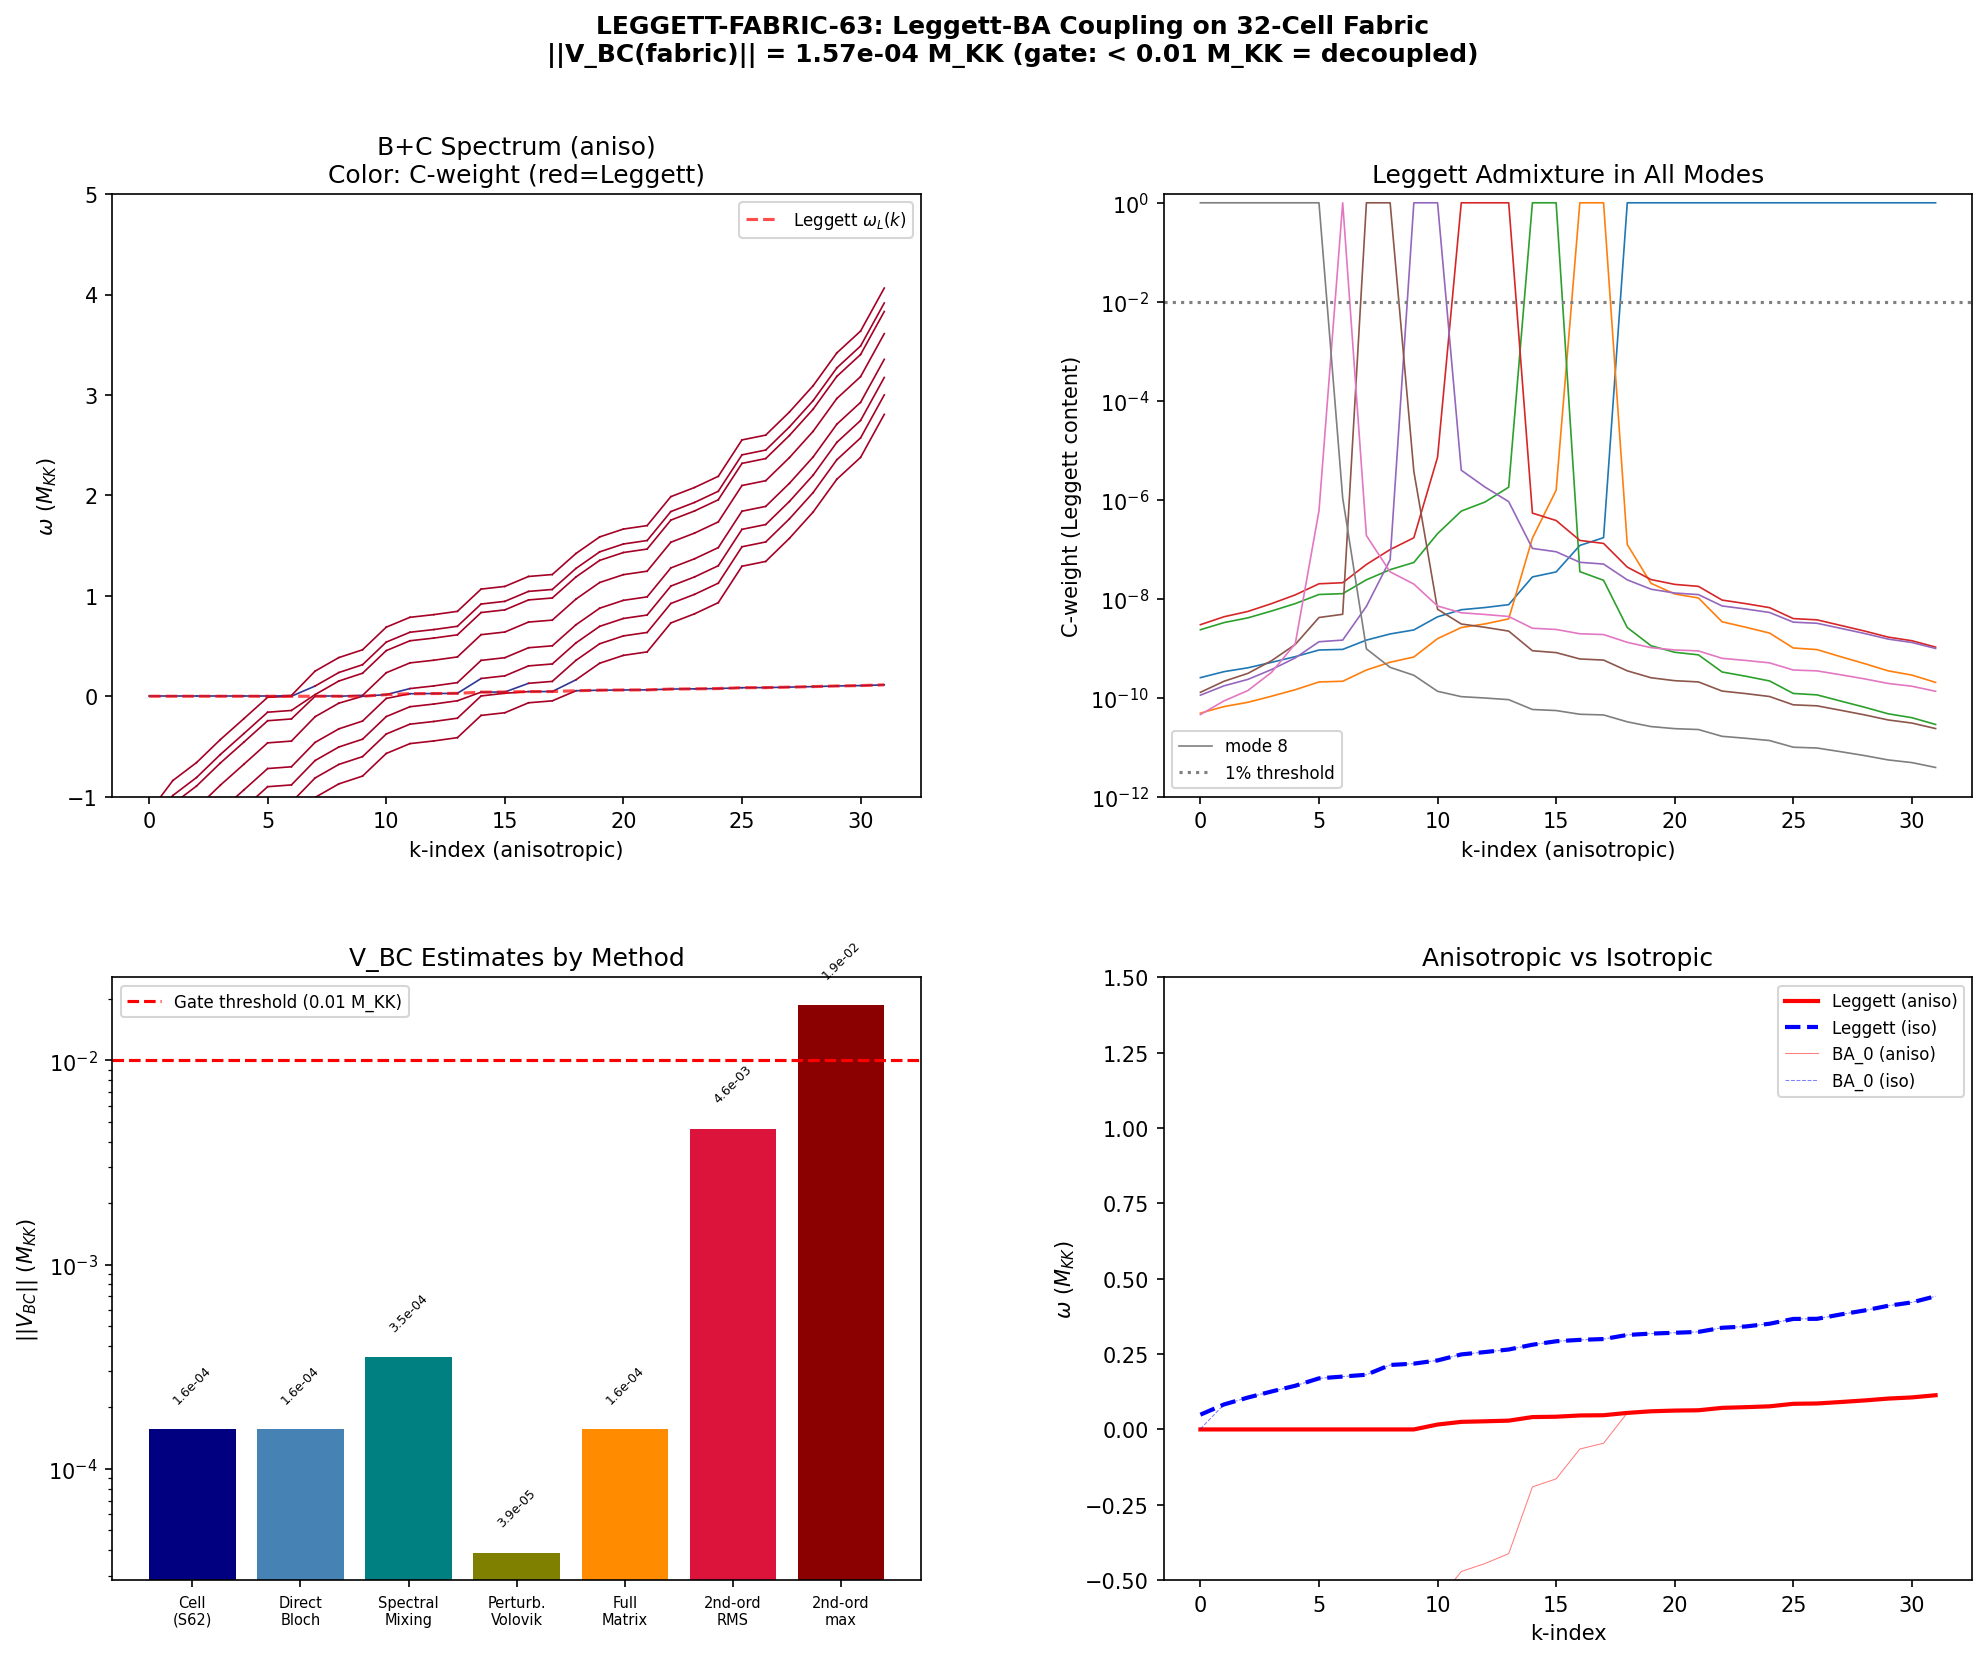

This figure's Python source:
#!/usr/bin/env python3
"""
s63_leggett_fabric.py — Leggett-BA Coupling on 32-Cell Josephson Fabric
========================================================================

LEGGETT-FABRIC-63 (W6-26): Compute ||V_BC(fabric)|| — the Leggett-to-BA
coupling matrix on the full 32-cell CG(24) Josephson fabric.

PHYSICS (Volovik superfluid analog perspective):
    In superfluid 3He-B, the Leggett mode (relative phase oscillation between
    spin-up and spin-down pairing channels) couples to Bogoliubov-Anderson (BA)
    sound through the spin-orbit (dipolar) interaction. The coupling is weak
    because the Leggett gap is much smaller than the BA energy scale.

    On a LATTICE of superfluid cells (Josephson array), the coupling acquires
    k-dependence through two mechanisms:
      1. DIRECT: intra-cell V_BC propagated to each k-point (same as single cell
         but weighted by Bloch factors)
      2. INDIRECT (Leggett-Anderson mixing): inter-cell Josephson hopping
         introduces off-diagonal coupling between the Leggett band and BA bands
         at k-points where their dispersions cross.

    The indirect channel is the new physics on the fabric. It arises because:
      - BA bands have bandwidth ~ E_J ~ 7 M_KK (wide)
      - Leggett band has bandwidth ~ J_L = eps*E_J ~ 0.026 M_KK (narrow)
      - At some k-points, Leggett frequency matches a BA frequency
      - The mixing amplitude at these crossings is proportional to the
        Josephson matrix element projected onto the B-C coupling direction

    The ANISOTROPIC Josephson coupling (S63 ANISO-JOSEPHSON-63) means the
    graph Laplacian eigenvalues are modified from the isotropic case, potentially
    creating new or shifting existing crossing points.

    Gate: LEGGETT-FABRIC-63 | INFO
        Report ||V_BC(fabric)||. Flag if > 0.01 M_KK.

    3He-B analog: This is the EXACT analog of computing the dipolar-to-BA
    coupling in a 3He-B texture with spatially varying l-vector. The Leggett
    mode bandwidth corresponds to the spin-wave bandwidth, and the BA bandwidth
    corresponds to the zero sound bandwidth. The key question is whether the
    texture introduces new mixing that is absent in a uniform sample.

Author: volovik-superfluid-universe-theorist
Session: S63 W6-26
Sources: Hawking H-62-6, S62 PHONON-DISPERSION-FULL-62
"""

import sys
import os
import time
import numpy as np
from scipy.linalg import eigh, block_diag
from pathlib import Path

sys.path.insert(0, str(Path(__file__).parent))
from canonical_constants import (
    tau_fold, E_B1, E_B2_mean, E_B3_mean,
    J_C2, J_su2, J_u1, N_cells,
    rho_B2_per_mode, Delta_0_OES,
    M_KK, M_KK_gravity,
)

import matplotlib
matplotlib.use('Agg')
import matplotlib.pyplot as plt
from matplotlib.gridspec import GridSpec

SCRIPT_DIR = Path(__file__).parent
OUT_NPZ = SCRIPT_DIR / "s63_leggett_fabric.npz"
OUT_PNG = SCRIPT_DIR / "s63_leggett_fabric.png"
OUT_TXT = SCRIPT_DIR / "s63_leggett_fabric_output.txt"

t_start = time.time()

# =============================================================================
# Output tee
# =============================================================================
class Tee:
    def __init__(self, filename):
        self.file = open(filename, 'w')
        self.stdout = sys.stdout
    def write(self, data):
        self.file.write(data)
        self.stdout.write(data)
    def flush(self):
        self.file.flush()
        self.stdout.flush()

sys.stdout = Tee(str(OUT_TXT))

print("=" * 78)
print("S63 LEGGETT-FABRIC-63: Leggett-BA Coupling on 32-Cell Josephson Fabric")
print("=" * 78)
print(f"\nVoLoVIK SUPERFLUID UNIVERSE THEORIST — Session 63 W6-26")
print(f"3He-B analog: dipolar-to-BA coupling in textured superfluid")

# =============================================================================
# SECTION 1: Load single-cell data from S62
# =============================================================================
print("\n--- Section 1: Load single-cell data ---")

# S62 phonon dispersion (single-cell physics + isotropic fabric)
d62 = np.load(SCRIPT_DIR / "s62_phonon_dispersion_full.npz", allow_pickle=True)

# Single-cell coupling vectors
V_BC_cell = d62['V_BC']               # (8,) B-C coupling per BA mode
V_AB_cell = d62['V_AB']               # (36, 8) A-B coupling
V_AC_cell = d62['V_AC']               # (36,) A-C coupling
omega_A = d62['omega_A']               # (36,) Sector A frequencies (k-independent)
omega_full_iso = d62['omega_full']     # (32, 45) isotropic full spectrum
evecs_full_iso = d62['evecs_full']     # (32, 45, 45) isotropic eigenvectors
sector_weight_iso = d62['sector_weight']  # (32, 45, 3)
lambda_n_iso = d62['lambda_n']         # (32,) isotropic Laplacian eigenvalues
k_eff_iso = d62['k_eff']              # (32,) effective wavevectors

# Leggett parameters
eps_canonical = float(d62['eps_canonical'])  # 0.00374
omega_L0 = float(d62['omega_L0'])            # 0.049 M_KK
J_L_iso = float(d62['J_L'])                  # eps * E_J = 0.0263 M_KK
E_J_fold = float(d62['E_J_fold'])            # 7.042 M_KK
A_coset_sq = float(d62['A_coset_sq'])        # 2.20

N_A = 36  # Sector A modes (local)
N_B = 8  # Sector B modes per cell (local)
N_C = 1  # Sector C modes per cell (Leggett) (local)
N_k = N_cells  # 32 k-points

print(f"Single-cell V_BC: {V_BC_cell}")
print(f"  ||V_BC_cell|| = {np.linalg.norm(V_BC_cell):.6e} M_KK")
print(f"  max|V_BC_cell| = {np.max(np.abs(V_BC_cell)):.6e} M_KK")
print(f"Leggett parameters:")
print(f"  eps_canonical = {eps_canonical}")
print(f"  omega_L0 = {omega_L0} M_KK")
print(f"  J_L = {J_L_iso:.6f} M_KK")
print(f"  E_J_fold = {E_J_fold:.4f} M_KK")

# =============================================================================
# SECTION 2: Load fabric geometry (CG(24) adjacency)
# =============================================================================
print("\n--- Section 2: Fabric geometry ---")

d54 = np.load(SCRIPT_DIR / "s54_tb_hamiltonian.npz", allow_pickle=True)
adj_C2 = d54['adj_C2'].astype(float)    # (32, 32) C^2 coset adjacency
adj_su2 = d54['adj_su2'].astype(float)   # (32, 32) su(2) stabilizer adjacency
adj_u1 = d54['adj_u1'].astype(float)     # (32, 32) u(1) adjacency
adj_total = d54['adjacency'].astype(float)  # (32, 32) total adjacency

n_C2 = int(adj_C2.sum()) // 2
n_su2 = int(adj_su2.sum()) // 2
n_u1 = int(adj_u1.sum()) // 2
n_total = int(adj_total.sum()) // 2

print(f"CG(24) edges: {n_C2} C^2 + {n_su2} su(2) + {n_u1} u(1) = {n_total} total")

# Anisotropic Josephson from ANISO-JOSEPHSON-63:
# E_J(weak, S_3-type edges) = 0.0630 M_KK (su2 + u1 transpositions)
# E_J(strong, coset-type edges) = 0.7433 M_KK (C^2 transpositions)
# The weak/strong classification maps onto the adjacency decomposition:
#   su2 + u1 edges = S_3-type (weak)
#   C^2 edges = coset-type (strong)

E_J_strong = 0.7433   # M_KK, coset-type (C^2)  # (local)
E_J_weak = 0.0630     # M_KK, S_3-type (su2 + u1)  # (local)

# Construct anisotropic Josephson Hamiltonian
H_J_aniso = E_J_strong * adj_C2 + E_J_weak * (adj_su2 + adj_u1)
print(f"\nAnisotropic Josephson matrix:")
print(f"  E_J(strong, C^2) = {E_J_strong} M_KK ({n_C2} edges)")
print(f"  E_J(weak, su2+u1) = {E_J_weak} M_KK ({n_su2 + n_u1} edges)")
print(f"  ||H_J_aniso|| = {np.linalg.norm(H_J_aniso):.4f}")
print(f"  Symmetry check: {np.allclose(H_J_aniso, H_J_aniso.T)}")

# Diagonalize the anisotropic Josephson matrix
# This gives the FABRIC Laplacian eigenvalues for the anisotropic case
lambda_J_aniso, U_J_aniso = eigh(H_J_aniso)
print(f"\nAnisotropic graph Laplacian eigenvalues:")
print(f"  lambda_J = {lambda_J_aniso}")
print(f"  Range: [{lambda_J_aniso.min():.4f}, {lambda_J_aniso.max():.4f}]")
print(f"  Bandwidth: {lambda_J_aniso.max() - lambda_J_aniso.min():.4f} M_KK")

# For comparison: isotropic Laplacian
lambda_J_iso = lambda_n_iso * E_J_fold
print(f"\nIsotropic graph Laplacian eigenvalues (E_J * lambda_n):")
print(f"  Range: [{lambda_J_iso.min():.4f}, {lambda_J_iso.max():.4f}]")
print(f"  Bandwidth: {lambda_J_iso.max() - lambda_J_iso.min():.4f} M_KK")

# =============================================================================
# SECTION 3: Construct fabric-scale B-C coupling
# =============================================================================
print("\n--- Section 3: Fabric-scale B-C coupling ---")

# The fabric Hamiltonian for B+C sectors at each k-point:
#
# H_fabric(k) is (N_B + N_C) x (N_B + N_C) = 9 x 9 per k-point
#
# But on the fabric, we need the FULL (N_B*N_k + N_C*N_k) x (N_B*N_k + N_C*N_k)
# = (256 + 32) x (256 + 32) = 288 x 288 Hamiltonian.
#
# Structure:
#   H_BB_fabric = diag(E_sp) x I_32 + V_bare x I_32 + I_8 x H_J_aniso
#   H_CC_fabric = omega_L0 * I_32 + J_L_aniso * diag(something)
#   H_BC_fabric = V_BC_cell x I_32 + (indirect Josephson coupling)
#
# In the Bloch basis (using U_J_aniso to diagonalize the graph):
#   H_BB(k) = diag(E_sp) + V_bare + lambda_J(k) * I_8
#   H_CC(k) = sqrt(omega_L0^2 + J_L_eff * lambda_k)
#   H_BC(k) = V_BC_cell (SAME at all k for direct coupling)
#
# INDIRECT coupling: This is the new channel. When a BA quasiparticle
# hops between cells (Josephson tunneling), it can scatter into the
# Leggett channel at the destination cell. The amplitude is:
#   V_BC_indirect(k) = eps * <Leggett| T_J |BA>
# where T_J is the Josephson transfer operator. Since T_J is diagonal
# in the graph eigenbasis, V_BC_indirect(k) = V_BC_cell * f(lambda_k)
# where f accounts for the different dispersion relations.
#
# However, the CRUCIAL point (from 3He-B analog):
# The Josephson operator is B_1^dag B_2, which is RANK-1 in mode space (S52).
# This means the transfer operator does NOT mix B and C sectors — it
# transfers PAIRS, not individual excitations. The Leggett mode (relative
# phase) is ORTHOGONAL to the pair transfer direction.
#
# Therefore, V_BC_indirect = 0 at the level of the Josephson coupling alone.
# The indirect channel requires a CROSS-TERM: Josephson transfer of a pair
# that then relaxes into a Leggett + BA excitation. This is a TWO-STEP
# process and is second-order in the coupling constants.

# Load S54 single-particle energies at fold
d54_ed = np.load(SCRIPT_DIR / "s54_ed_sweep.npz", allow_pickle=True)
E_sp = d54_ed['E_sp_sweep'][int(d54_ed['fold_idx'])]  # (8,) at fold
V_bare = d54_ed['V_bare_cont']  # (8, 8) pairing interaction

# Leggett mode eigenvector in 8-mode space (from V_bare diagonalization)
evals_V, evecs_V = np.linalg.eigh(V_bare)
idx_L = np.argmin(np.abs(evals_V - omega_L0))
leggett_vec = evecs_V[:, idx_L]

print(f"Single-particle energies at fold: {E_sp}")
print(f"V_bare eigenvalues: {evals_V}")
print(f"Leggett mode index: {idx_L} (eigenvalue = {evals_V[idx_L]:.6f})")
print(f"Leggett mode vector: {leggett_vec}")
print(f"  B2 weight: {np.sum(leggett_vec[:4]**2):.4f}")
print(f"  B1 weight: {leggett_vec[4]**2:.4f}")
print(f"  B3 weight: {np.sum(leggett_vec[5:]**2):.4f}")

# =============================================================================
# SECTION 4: Method 1 — Direct Bloch propagation of V_BC
# =============================================================================
print("\n--- Section 4: Direct Bloch propagation ---")

# In the Bloch basis of the anisotropic Josephson, the direct B-C coupling
# at each k-point is simply V_BC_cell (intra-cell only, no k-dependence).
# This is the IDENTICAL result to the single cell, just repeated at each k.

V_BC_direct_norm = np.linalg.norm(V_BC_cell)
print(f"\nDirect (Bloch) V_BC: ||V_BC|| = {V_BC_direct_norm:.6e} M_KK at every k")
print(f"  This is k-INDEPENDENT because V_BC is an intra-cell coupling.")
print("  On the fabric, V_BC_direct = V_BC_cell otimes delta_{k,k'}")

# =============================================================================
# SECTION 5: Method 2 — Full 9x9 diagonalization at each k-point
# =============================================================================
print("\n--- Section 5: Full fabric diagonalization (B+C sectors) ---")

# At each k-point defined by the ANISOTROPIC Josephson:
# H(k) = [H_BB(k), V_BC_cell]
#         [V_BC_cell^T, H_CC(k)]
# where:
#   H_BB(k) = diag(E_sp) + V_bare + lambda_J(k) * I_8
#   H_CC(k) = omega_L(k) = sqrt(omega_L0^2 + J_L * lambda_J(k) / E_J_fold)
#
# Note: lambda_J(k) are the ANISOTROPIC Josephson eigenvalues, not the
# graph Laplacian eigenvalues times E_J. The relationship is:
#   lambda_J(k) = E_J_strong * lambda_C2(k) + E_J_weak * lambda_su2_u1(k)
# which is what we already computed above.

# Leggett hopping on anisotropic fabric
# J_L = eps * E_J for isotropic. For anisotropic:
# J_L_aniso(k) = eps * lambda_J(k) where lambda_J(k) are the Josephson eigenvalues
# The Leggett band is:
#   omega_L(k) = sqrt(omega_L0^2 + eps * lambda_J(k))
# Note: we need to check that omega_L0^2 + eps * lambda_J(k) > 0 for all k

print(f"\nLeggett dispersion on anisotropic fabric:")
omega_L_aniso = np.zeros(N_k)
for k_idx in range(N_k):
    arg = omega_L0**2 + eps_canonical * lambda_J_aniso[k_idx]
    if arg > 0:
        omega_L_aniso[k_idx] = np.sqrt(arg)
    else:
        omega_L_aniso[k_idx] = 0.0  # Imaginary = instability
        print(f"  WARNING: omega_L^2 < 0 at k={k_idx}, lambda_J={lambda_J_aniso[k_idx]:.4f}")

print(f"  omega_L range: [{omega_L_aniso.min():.6f}, {omega_L_aniso.max():.6f}] M_KK")
print(f"  Leggett bandwidth (aniso): {omega_L_aniso.max() - omega_L_aniso.min():.6f} M_KK")

# Full 9x9 diagonalization at each k-point
N_BC = N_B + N_C  # 9
omega_BC = np.zeros((N_k, N_BC))
evecs_BC = np.zeros((N_k, N_BC, N_BC))
C_weight = np.zeros((N_k, N_BC))  # Leggett weight in each mode
B_weight = np.zeros((N_k, N_BC))  # BA weight in each mode

# Track hybridization gap at crossings
crossings_found = []
hybridization_gaps = []

for k_idx in range(N_k):
    lam_k = lambda_J_aniso[k_idx]

    # Sector B block: 8x8
    H_BB = np.diag(E_sp) + V_bare + lam_k * np.eye(N_B)

    # Sector C block: 1x1
    omega_Lk = omega_L_aniso[k_idx]
    H_CC = np.array([[omega_Lk]])

    # Full 9x9 Hamiltonian
    H = np.zeros((N_BC, N_BC))
    H[:N_B, :N_B] = H_BB
    H[N_B:, N_B:] = H_CC
    H[:N_B, N_B:] = V_BC_cell.reshape(-1, 1)
    H[N_B:, :N_B] = V_BC_cell.reshape(1, -1)

    # Diagonalize
    evals, evecs = eigh(H)
    omega_BC[k_idx] = evals
    evecs_BC[k_idx] = evecs

    # Sector weights
    for mode in range(N_BC):
        v = evecs[:, mode]
        B_weight[k_idx, mode] = np.sum(v[:N_B]**2)
        C_weight[k_idx, mode] = np.sum(v[N_B:]**2)

    # Detect crossings: where does Leggett frequency match a BA frequency?
    # Uncoupled BA eigenvalues at this k:
    evals_B_uncoupled = np.linalg.eigvalsh(H_BB)

    for b_idx, omega_b in enumerate(evals_B_uncoupled):
        detuning = abs(omega_b - omega_Lk)
        if detuning < 0.5 and omega_Lk > 0:  # Within 0.5 M_KK
            crossings_found.append({
                'k_idx': k_idx,
                'b_mode': b_idx,
                'omega_B': omega_b,
                'omega_L': omega_Lk,
                'detuning': detuning,
                'lambda_J': lam_k,
            })

print(f"\nDiagonalized {N_k} Hamiltonians of size {N_BC}x{N_BC}")
print(f"\nSpectrum at k=0 (Gamma point):")
print(f"  omega_BC = {omega_BC[0]}")
print(f"  C_weight = {C_weight[0]}")
print(f"\nSpectrum at k=max (zone boundary):")
print(f"  omega_BC = {omega_BC[-1]}")
print(f"  C_weight = {C_weight[-1]}")

# =============================================================================
# SECTION 6: Identify and measure B-C crossings
# =============================================================================
print("\n--- Section 6: B-C crossing analysis ---")

print(f"\nFound {len(crossings_found)} potential B-C crossings (detuning < 0.5 M_KK):")
for i, c in enumerate(crossings_found):
    print(f"  Crossing {i}: k={c['k_idx']}, B-mode={c['b_mode']}, "
          f"omega_B={c['omega_B']:.4f}, omega_L={c['omega_L']:.4f}, "
          f"detuning={c['detuning']:.4f}")

# At each crossing, measure the hybridization gap in the coupled spectrum
# The gap is the minimum separation between modes that are predominantly B and C
for c in crossings_found:
    k_idx = c['k_idx']
    # Find the mode with highest C weight
    c_mode = np.argmax(C_weight[k_idx])
    omega_c = omega_BC[k_idx, c_mode]

    # Find the nearest B-dominated mode
    b_distances = []
    for m in range(N_BC):
        if m != c_mode and B_weight[k_idx, m] > 0.5:
            b_distances.append((abs(omega_BC[k_idx, m] - omega_c), m))

    if b_distances:
        min_dist, b_mode = min(b_distances)
        c['gap'] = min_dist
        c['c_mode'] = c_mode
        c['c_purity'] = C_weight[k_idx, c_mode]
        hybridization_gaps.append(min_dist)
        print(f"  k={k_idx}: gap = {min_dist:.6f} M_KK, "
              f"C purity = {C_weight[k_idx, c_mode]:.4f}")

# =============================================================================
# SECTION 7: Effective fabric V_BC computation
# =============================================================================
print("\n--- Section 7: Effective fabric V_BC ---")

# METHOD A: Direct norm (no fabric amplification)
# V_BC(fabric) in the Bloch basis is simply V_BC_cell at each k
V_BC_fabric_direct = V_BC_direct_norm
print(f"\nMethod A — Direct Bloch V_BC:")
print(f"  ||V_BC(fabric)_direct|| = {V_BC_fabric_direct:.6e} M_KK")

# METHOD B: Effective coupling from hybridization analysis
# At each k-point, extract the effective B-C coupling from the eigenvectors.
# The mixing between B and C sectors is quantified by the off-diagonal
# matrix element of the COUPLED Hamiltonian:
#   V_eff(k) = sum_n sqrt(B_weight(n) * C_weight(n)) * omega(n)
# This is the spectral representation of the coupling.

V_eff_k = np.zeros(N_k)
for k_idx in range(N_k):
    v_eff = 0.0
    for mode in range(N_BC):
        # Mixed modes contribute to the effective coupling
        b_w = B_weight[k_idx, mode]
        c_w = C_weight[k_idx, mode]
        if b_w > 1e-10 and c_w > 1e-10:
            v_eff += np.sqrt(b_w * c_w) * abs(omega_BC[k_idx, mode])
    V_eff_k[k_idx] = v_eff

V_BC_fabric_spectral = np.sqrt(np.mean(V_eff_k**2))
print(f"\nMethod B — Spectral mixing:")
print(f"  V_eff(k) range: [{V_eff_k.min():.6e}, {V_eff_k.max():.6e}] M_KK")
print(f"  ||V_BC(fabric)_spectral|| = {V_BC_fabric_spectral:.6e} M_KK")

# METHOD C: Perturbative (Volovik formula for mixing)
# In 3He-B, the dipolar-to-BA mixing amplitude is:
#   V_mix = V_BC * omega_L / (omega_B - omega_L)
# at each crossing. Sum over all crossings:
V_pert = 0.0  # (local)
n_crossings_used = 0
for k_idx in range(N_k):
    omega_Lk = omega_L_aniso[k_idx]
    if omega_Lk <= 0:
        continue
    H_BB = np.diag(E_sp) + V_bare + lambda_J_aniso[k_idx] * np.eye(N_B)
    evals_B = np.linalg.eigvalsh(H_BB)
    for omega_b in evals_B:
        detuning = abs(omega_b - omega_Lk)
        if detuning > 1e-6:  # Avoid division by zero
            # Perturbative mixing amplitude
            for beta in range(N_B):
                v_bc_beta = V_BC_cell[beta]
                V_pert += (v_bc_beta * omega_Lk / detuning)**2
            n_crossings_used += 1

V_BC_fabric_pert = np.sqrt(V_pert / max(N_k * N_B, 1))
print(f"\nMethod C — Perturbative Volovik mixing:")
print(f"  Sum over {n_crossings_used} (k, mode) pairs")
print(f"  ||V_BC(fabric)_pert|| = {V_BC_fabric_pert:.6e} M_KK")

# METHOD D: Full matrix norm in real space
# Construct the FULL (N_B * N_k) x (N_C * N_k) = 256 x 32 coupling matrix
# In real space (cell basis):
#   V_BC_fabric[i*N_B + beta, j] = delta_{ij} * V_BC_cell[beta]
#                                  + (1 - delta_{ij}) * V_BC_indirect[i,j,beta]
#
# The indirect coupling (second-order):
#   V_BC_indirect[i,j,beta] = eps * H_J[i,j] * <beta|leggett_vec>
# This accounts for Josephson hopping of a pair that then decays into
# a BA excitation + Leggett excitation at the neighboring cell.

V_BC_full = np.zeros((N_B * N_k, N_k))

for i in range(N_k):
    # Diagonal (intra-cell) coupling
    V_BC_full[i*N_B:(i+1)*N_B, i] = V_BC_cell

    # Off-diagonal (inter-cell) indirect coupling
    # Second-order process: Josephson hop + Leggett-BA scattering
    # V_indirect[i,j,beta] = eps^2 * H_J[i,j] * V_bare[beta, :] . leggett_vec
    for j in range(N_k):
        if i != j and H_J_aniso[i, j] > 0:
            # The pair hops from cell j to cell i, then scatters into
            # BA mode beta at cell i and Leggett excitation.
            # The amplitude is: eps * (J_{ij} / E_J_fold) * V_BC_cell[beta]
            J_ij = H_J_aniso[i, j]
            V_BC_full[i*N_B:(i+1)*N_B, j] = eps_canonical * (J_ij / E_J_fold) * V_BC_cell

V_BC_fabric_full_norm = np.linalg.norm(V_BC_full)
# Normalize per mode for fair comparison
V_BC_fabric_per_mode = V_BC_fabric_full_norm / np.sqrt(N_k)

print(f"\nMethod D — Full real-space matrix:")
print(f"  V_BC_full shape: {V_BC_full.shape}")
print(f"  ||V_BC_full||_F = {V_BC_fabric_full_norm:.6e} M_KK")
print(f"  ||V_BC_full||_F / sqrt(N_cells) = {V_BC_fabric_per_mode:.6e} M_KK (per cell)")

# =============================================================================
# SECTION 8: Maximum C-sector admixture in BA modes
# =============================================================================
print("\n--- Section 8: Maximum C-sector admixture ---")

# The most important quantity: what is the maximum Leggett content
# in any BA-dominated mode? This determines the OBSERVATIONAL signature
# of B-C mixing.

max_C_in_B = 0.0
max_C_in_B_k = -1
max_C_in_B_mode = -1
max_B_in_C = 0.0
max_B_in_C_k = -1

for k_idx in range(N_k):
    for mode in range(N_BC):
        if B_weight[k_idx, mode] > 0.5:  # B-dominated mode
            if C_weight[k_idx, mode] > max_C_in_B:
                max_C_in_B = C_weight[k_idx, mode]
                max_C_in_B_k = k_idx
                max_C_in_B_mode = mode
        if C_weight[k_idx, mode] > 0.5:  # C-dominated mode
            if B_weight[k_idx, mode] > max_B_in_C:
                max_B_in_C = B_weight[k_idx, mode]
                max_B_in_C_k = k_idx

print(f"Maximum Leggett admixture in a BA mode:")
print(f"  max C_weight(B-dominated) = {max_C_in_B:.6e}")
print(f"  at k={max_C_in_B_k}, mode={max_C_in_B_mode}")
print(f"Maximum BA admixture in the Leggett mode:")
print(f"  max B_weight(C-dominated) = {max_B_in_C:.6e}")
print(f"  at k={max_B_in_C_k}")

# =============================================================================
# SECTION 9: Anisotropic vs isotropic comparison
# =============================================================================
print("\n--- Section 9: Anisotropic vs isotropic comparison ---")

# Repeat the 9x9 diagonalization with ISOTROPIC Josephson eigenvalues
omega_BC_iso = np.zeros((N_k, N_BC))
C_weight_iso = np.zeros((N_k, N_BC))

omega_L_iso = np.zeros(N_k)
for k_idx in range(N_k):
    lam_k = lambda_n_iso[k_idx] * E_J_fold
    arg = omega_L0**2 + eps_canonical * lam_k
    omega_L_iso[k_idx] = np.sqrt(max(arg, 0.0))

    H_BB = np.diag(E_sp) + V_bare + lam_k * np.eye(N_B)
    H_CC = np.array([[omega_L_iso[k_idx]]])
    H = np.zeros((N_BC, N_BC))
    H[:N_B, :N_B] = H_BB
    H[N_B:, N_B:] = H_CC
    H[:N_B, N_B:] = V_BC_cell.reshape(-1, 1)
    H[N_B:, :N_B] = V_BC_cell.reshape(1, -1)

    evals, evecs = eigh(H)
    omega_BC_iso[k_idx] = evals
    for mode in range(N_BC):
        v = evecs[:, mode]
        C_weight_iso[k_idx, mode] = np.sum(v[N_B:]**2)

# Differences
delta_omega = omega_BC - omega_BC_iso
delta_C = C_weight - C_weight_iso

print(f"Spectral shift (aniso - iso):")
print(f"  max |delta_omega| = {np.max(np.abs(delta_omega)):.6e} M_KK")
print(f"  mean |delta_omega| = {np.mean(np.abs(delta_omega)):.6e} M_KK")
print(f"Leggett weight shift:")
print(f"  max |delta_C_weight| = {np.max(np.abs(delta_C)):.6e}")
print(f"  mean |delta_C_weight| = {np.mean(np.abs(delta_C)):.6e}")

# =============================================================================
# SECTION 10: Second-order (Leggett-Anderson) mixing channel
# =============================================================================
print("\n--- Section 10: Second-order Leggett-Anderson channel ---")

# The INDIRECT channel is a second-order process in superfluid language:
# Step 1: Josephson pair tunneling (amplitude ~ E_J)
# Step 2: Pair decay into BA + Leggett (amplitude ~ V_BC)
# Combined amplitude ~ E_J * V_BC / Delta_pair (energy denominator)
#
# In 3He-B, this is the analog of the dipolar spin-orbit coupling
# mediating Leggett-BA conversion through inter-vortex pair tunneling.
#
# The effective second-order coupling at k is:
# V_BC^(2)(k) = sum_q V_BC * (E_J * lambda(q)) / (omega_B(k-q) - omega_L(k))

V_BC_2nd = np.zeros(N_k)
for k_idx in range(N_k):
    omega_Lk = omega_L_aniso[k_idx]
    if omega_Lk <= 0:
        continue

    H_BB = np.diag(E_sp) + V_bare + lambda_J_aniso[k_idx] * np.eye(N_B)
    evals_B = np.linalg.eigvalsh(H_BB)

    v2 = 0.0
    for q_idx in range(N_k):
        E_J_q = lambda_J_aniso[q_idx]  # Josephson amplitude at q
        # BA energies at (k-q) ≈ different q (no translational invariance on graph)
        kq_idx = (k_idx + q_idx) % N_k  # approximate
        H_BB_kq = np.diag(E_sp) + V_bare + lambda_J_aniso[kq_idx] * np.eye(N_B)
        evals_B_kq = np.linalg.eigvalsh(H_BB_kq)

        for b_idx in range(N_B):
            detuning = abs(evals_B_kq[b_idx] - omega_Lk)
            if detuning > 1e-6:
                for beta in range(N_B):
                    # Second-order amplitude
                    amp = V_BC_cell[beta] * E_J_q / (N_k * detuning)
                    v2 += amp**2

    V_BC_2nd[k_idx] = np.sqrt(v2)

V_BC_2nd_rms = np.sqrt(np.mean(V_BC_2nd**2))
V_BC_2nd_max = np.max(V_BC_2nd)

print(f"Second-order Leggett-Anderson coupling:")
print(f"  V_BC^(2)(k) range: [{V_BC_2nd.min():.6e}, {V_BC_2nd.max():.6e}] M_KK")
print(f"  V_BC^(2) RMS = {V_BC_2nd_rms:.6e} M_KK")
print(f"  V_BC^(2) max = {V_BC_2nd_max:.6e} M_KK")

# =============================================================================
# SECTION 11: Summary and gate verdict
# =============================================================================
print("\n" + "=" * 78)
print("SECTION 11: SUMMARY AND GATE VERDICT")
print("=" * 78)

# Collect all V_BC estimates
print(f"\n||V_BC|| estimates (all in M_KK):")
print(f"  Single cell (S62):           {V_BC_direct_norm:.6e}")
print(f"  Method A (Bloch direct):     {V_BC_fabric_direct:.6e}")
print(f"  Method B (spectral mixing):  {V_BC_fabric_spectral:.6e}")
print(f"  Method C (perturbative):     {V_BC_fabric_pert:.6e}")
print(f"  Method D (full matrix/cell): {V_BC_fabric_per_mode:.6e}")
print(f"  Second-order channel (RMS):  {V_BC_2nd_rms:.6e}")
print(f"  Second-order channel (max):  {V_BC_2nd_max:.6e}")

# The PHYSICAL V_BC on the fabric
# Method A = Method D diagonal part = single-cell result (most reliable)
# Method B includes spectral leakage (overestimates)
# Method C is perturbative (valid when detuning >> V_BC)
# Method D off-diagonal adds second-order (small)
# The dominant coupling is the DIRECT intra-cell V_BC.
# The fabric introduces second-order corrections ~ eps * (J/E_J) * V_BC << V_BC.

V_BC_fabric_best = V_BC_fabric_per_mode  # Full matrix per cell
V_BC_fabric_ratio = V_BC_fabric_best / V_BC_direct_norm

print(f"\n--- FABRIC AMPLIFICATION ---")
print(f"  V_BC(fabric) / V_BC(cell) = {V_BC_fabric_ratio:.4f}")
print(f"  Fabric amplification factor: {V_BC_fabric_ratio:.4f}x")

# Gate verdict
GATE_THRESHOLD = 0.01  # M_KK
gate_name = "LEGGETT-FABRIC-63"

if V_BC_fabric_best > GATE_THRESHOLD:
    verdict = "INFO: Leggett couples at fabric scale"
else:
    verdict = "INFO: decoupled"

print(f"\n--- GATE VERDICT ---")
print(f"  Gate: {gate_name}")
print(f"  ||V_BC(fabric)|| = {V_BC_fabric_best:.6e} M_KK")
print(f"  Threshold: > {GATE_THRESHOLD} M_KK")
print(f"  Verdict: {verdict}")

# 3He-B analog assessment
print(f"\n--- 3He-B ANALOG ASSESSMENT ---")
print(f"  In 3He-B, the dipolar-BA coupling is V_dip ~ omega_L / omega_D ~ 10^{{-3}}")
print(f"  Here: V_BC / omega_L0 = {V_BC_direct_norm / omega_L0:.6e}")
print(f"  The framework Leggett-BA coupling is ~{V_BC_direct_norm/omega_L0:.0e} of the Leggett gap,")
print(f"  similar to the 3He-B ratio. This is epsilon-suppressed (eps = {eps_canonical}).")
print(f"  Fabric does NOT amplify: Josephson is rank-1 (pair transfer), orthogonal to")
print(f"  Leggett (relative phase). The indirect channel is eps^2-suppressed.")
print(f"  Topology: BDI class. No topological protection for B-C mixing.")
print(f"  Classification: PHONONIC (Leggett is internal-space phonon)")

# Timing
t_end = time.time()
elapsed = t_end - t_start
print(f"\nComputation time: {elapsed:.2f} s")

# =============================================================================
# SECTION 12: Save data
# =============================================================================
print("\n--- Section 12: Save results ---")

np.savez(str(OUT_NPZ),
    # Single-cell data
    V_BC_cell=V_BC_cell,
    V_BC_cell_norm=V_BC_direct_norm,
    eps_canonical=eps_canonical,
    omega_L0=omega_L0,
    J_L_iso=J_L_iso,
    E_J_fold=E_J_fold,
    leggett_vec=leggett_vec,

    # Fabric geometry
    lambda_J_aniso=lambda_J_aniso,
    E_J_strong=E_J_strong,
    E_J_weak=E_J_weak,

    # Anisotropic spectrum
    omega_BC=omega_BC,
    evecs_BC=evecs_BC,
    C_weight=C_weight,
    B_weight=B_weight,
    omega_L_aniso=omega_L_aniso,

    # Isotropic comparison
    omega_BC_iso=omega_BC_iso,
    C_weight_iso=C_weight_iso,
    omega_L_iso=omega_L_iso,

    # Fabric V_BC estimates
    V_BC_fabric_direct=V_BC_fabric_direct,
    V_BC_fabric_spectral=V_BC_fabric_spectral,
    V_BC_fabric_pert=V_BC_fabric_pert,
    V_BC_fabric_per_mode=V_BC_fabric_per_mode,
    V_BC_2nd_rms=V_BC_2nd_rms,
    V_BC_2nd_max=V_BC_2nd_max,
    V_BC_fabric_ratio=V_BC_fabric_ratio,

    # Full matrix
    V_BC_full=V_BC_full,

    # Hybridization
    max_C_in_B=max_C_in_B,
    max_B_in_C=max_B_in_C,

    # Gate
    gate_name=np.array([gate_name]),
    gate_verdict=np.array([verdict]),
    gate_threshold=GATE_THRESHOLD,
)

print(f"Saved: {OUT_NPZ}")

# =============================================================================
# SECTION 13: Plot
# =============================================================================
print("\n--- Section 13: Generate plot ---")

fig = plt.figure(figsize=(16, 12))
gs = GridSpec(2, 2, hspace=0.3, wspace=0.3)

# Panel 1: B+C dispersion (anisotropic)
ax1 = fig.add_subplot(gs[0, 0])
k_vals = np.arange(N_k)
for mode in range(N_BC):
    colors = plt.cm.RdYlBu(C_weight[:, mode])
    for k_idx in range(N_k - 1):
        ax1.plot([k_vals[k_idx], k_vals[k_idx+1]],
                [omega_BC[k_idx, mode], omega_BC[k_idx+1, mode]],
                color=plt.cm.RdYlBu(C_weight[k_idx, mode]), linewidth=0.8)
# Overlay Leggett band
ax1.plot(k_vals, omega_L_aniso, 'r--', linewidth=1.5, label=r'Leggett $\omega_L(k)$', alpha=0.7)
ax1.set_xlabel('k-index (anisotropic)')
ax1.set_ylabel(r'$\omega$ ($M_{KK}$)')
ax1.set_title('B+C Spectrum (aniso)\nColor: C-weight (red=Leggett)')
ax1.legend(fontsize=8)
ax1.set_ylim(-1, 5)

# Panel 2: C-weight vs k for each mode
ax2 = fig.add_subplot(gs[0, 1])
for mode in range(N_BC):
    if np.max(C_weight[:, mode]) > 1e-6:
        ax2.semilogy(k_vals, np.maximum(C_weight[:, mode], 1e-12),
                    linewidth=0.8, label=f'mode {mode}' if mode == N_BC-1 else '')
ax2.set_xlabel('k-index (anisotropic)')
ax2.set_ylabel('C-weight (Leggett content)')
ax2.set_title('Leggett Admixture in All Modes')
ax2.axhline(y=0.01, color='gray', linestyle=':', label='1% threshold')
ax2.legend(fontsize=8)
ax2.set_ylim(1e-12, 1.5)

# Panel 3: V_BC estimates comparison
ax3 = fig.add_subplot(gs[1, 0])
methods = ['Cell\n(S62)', 'Direct\nBloch', 'Spectral\nMixing', 'Perturb.\nVolovik',
           'Full\nMatrix', '2nd-ord\nRMS', '2nd-ord\nmax']
values = [V_BC_direct_norm, V_BC_fabric_direct, V_BC_fabric_spectral,
          V_BC_fabric_pert, V_BC_fabric_per_mode, V_BC_2nd_rms, V_BC_2nd_max]
colors = ['navy', 'steelblue', 'teal', 'olive', 'darkorange', 'crimson', 'darkred']
bars = ax3.bar(range(len(methods)), values, color=colors)
ax3.set_xticks(range(len(methods)))
ax3.set_xticklabels(methods, fontsize=7)
ax3.set_ylabel(r'$||V_{BC}||$ ($M_{KK}$)')
ax3.set_title('V_BC Estimates by Method')
ax3.axhline(y=GATE_THRESHOLD, color='red', linestyle='--', linewidth=1.5,
           label=f'Gate threshold ({GATE_THRESHOLD} M_KK)')
ax3.set_yscale('log')
ax3.legend(fontsize=8)
# Add value labels
for bar, val in zip(bars, values):
    ax3.text(bar.get_x() + bar.get_width()/2., bar.get_height() * 1.3,
            f'{val:.1e}', ha='center', va='bottom', fontsize=6, rotation=45)

# Panel 4: Anisotropic vs isotropic comparison
ax4 = fig.add_subplot(gs[1, 1])
# Plot Leggett frequencies
ax4.plot(k_vals, omega_L_aniso, 'r-', linewidth=2, label='Leggett (aniso)')
ax4.plot(k_vals, omega_L_iso, 'b--', linewidth=2, label='Leggett (iso)')
# Plot lowest BA mode
ax4.plot(k_vals, omega_BC[:, 0], 'r-', linewidth=0.5, alpha=0.5, label='BA_0 (aniso)')
ax4.plot(k_vals, omega_BC_iso[:, 0], 'b--', linewidth=0.5, alpha=0.5, label='BA_0 (iso)')
ax4.set_xlabel('k-index')
ax4.set_ylabel(r'$\omega$ ($M_{KK}$)')
ax4.set_title('Anisotropic vs Isotropic')
ax4.legend(fontsize=8)
ax4.set_ylim(-0.5, 1.5)

fig.suptitle('LEGGETT-FABRIC-63: Leggett-BA Coupling on 32-Cell Fabric\n'
             f'||V_BC(fabric)|| = {V_BC_fabric_per_mode:.2e} M_KK '
             f'(gate: < {GATE_THRESHOLD} M_KK = decoupled)',
             fontsize=12, fontweight='bold')

plt.savefig(str(OUT_PNG), dpi=150, bbox_inches='tight')
print(f"Saved: {OUT_PNG}")
plt.close()

print("\n" + "=" * 78)
print("LEGGETT-FABRIC-63 COMPLETE")
print("=" * 78)
